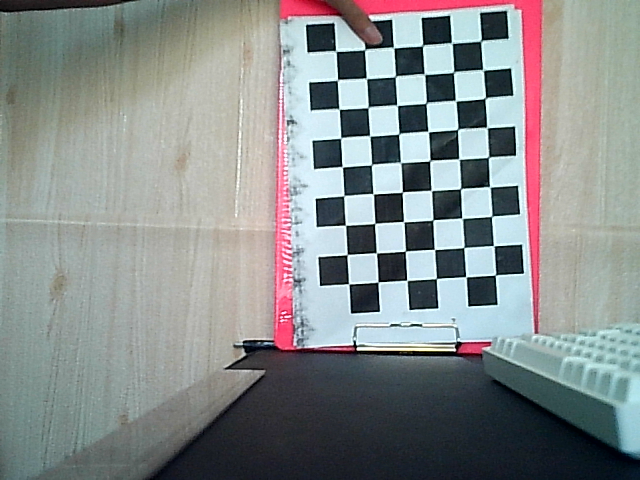
#> input picture foundImage3/chessboard0.png, 640 x 480 px; its folder holds 4 pictures in this run
$ python calibrate.py
#> lines starting #> are read from the running program, lines starting #| are printed output that depends on the picture
import numpy as np
import cv2 as cv
import glob
# termination criteria
criteria = (cv.TERM_CRITERIA_EPS + cv.TERM_CRITERIA_MAX_ITER, 30, 0.001)
# prepare object points, like (0,0,0), (1,0,0), (2,0,0) ....,(6,5,0)
objp = np.zeros((6*7,3), np.float32)
objp[:,:2] = np.mgrid[0:7,0:6].T.reshape(-1,2)
# Arrays to store object points and image points from all the images.
objpoints = [] # 3d point in real world space
imgpoints = [] # 2d points in image plane.

fx = []
fy = []
cx = []
cy = []

fx_avr = 0
fy_avr = 0
cx_avr = 0
cy_avr = 0

images = glob.glob('foundImage3/*.png')
for fname in images:
    img = cv.imread(fname)
#> img is the input picture: shape (480, 640, 3); mean B, G, R 140.3, 140.4, 135.3
    gray = cv.cvtColor(img, cv.COLOR_BGR2GRAY)
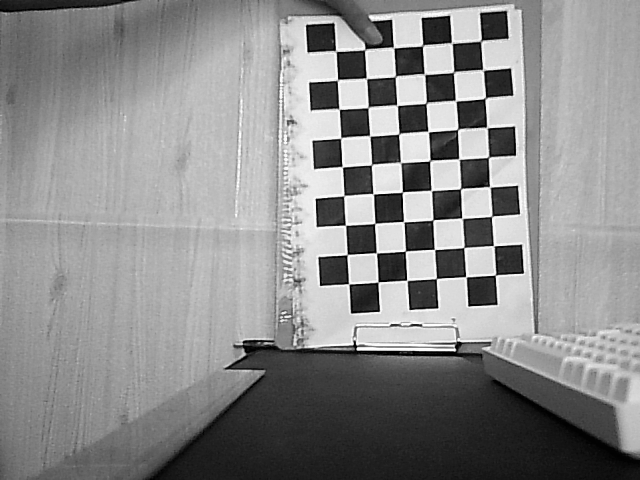
#> gray: shape (480, 640); min 0, max 255, mean 138.8
    # Find the chess board corners
    ret, corners = cv.findChessboardCorners(gray, (7,6), None)
#> ret = False; corners = None
    # If found, add object points, image points (after refining them)
    if ret == True:
        objpoints.append(objp)
        corners2 = cv.cornerSubPix(gray,corners, (11,11), (-1,-1), criteria)
        imgpoints.append(corners)
        ret, mtx, dist, rvecs, tvecs = cv.calibrateCamera(objpoints, imgpoints, gray.shape[::-1], None, None)
        print(mtx)
        fx.append(mtx[0][0])
        fy.append(mtx[1][1])
        cx.append(mtx[0][2])
        cy.append(mtx[1][2])
#> pass 2 of the loop `for fname in images:`:
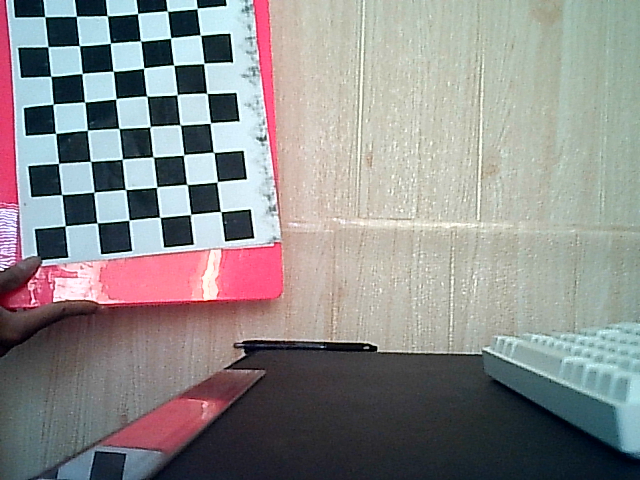
#> input picture foundImage3/chessboard100.png, 640 x 480 px
#> img is the input picture: shape (480, 640, 3); mean B, G, R 139.9, 140.1, 141.5
#> `gray = cv.cvtColor(img, cv.COLOR_BGR2GRAY)`:
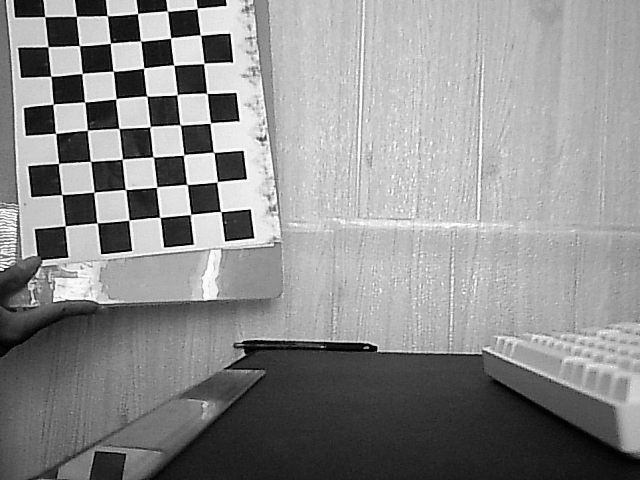
#> gray: shape (480, 640); min 0, max 255, mean 140.5
#> `ret, corners = cv.findChessboardCorners(gray, (7,6), None)`: ret = True; corners = 42 rows, first 8: [65.23, 225.8], [61.72, 194.5], [58.52, 163.5], [55.74, 133.5], [53.17, 104.3], [50.82, 76.31], [47.9, 46.74], [97.23, 222.9]
#> corners2 = 42 rows, first 8: [65.12, 225.7], [61.67, 194.5], [58.48, 163.3], [55.54, 133.4], [52.99, 104.1], [50.88, 76.37], [47.91, 46.63], [97.15, 222.8]
#> `ret, mtx, dist, rvecs, tvecs = cv.calibrateCamera(objpoints, imgpoints..`: ret = 0.534; mtx = [[1573.1, 0, 197.2], [0, 1578, 256], [0, 0, 1]]; dist = [[9.9, -455.4, 0.216, 0.0677, 7771.5]]; rvecs = ([0.0439, -0.291, -1.66],); tvecs = ([-4.11, -1.01, 49.91],)
#| [[1.57305436e+03 0.00000000e+00 1.97198563e+02]
#|  [0.00000000e+00 1.57797341e+03 2.56001432e+02]
#|  [0.00000000e+00 0.00000000e+00 1.00000000e+00]]
#> pass 3 of the loop `for fname in images:`:
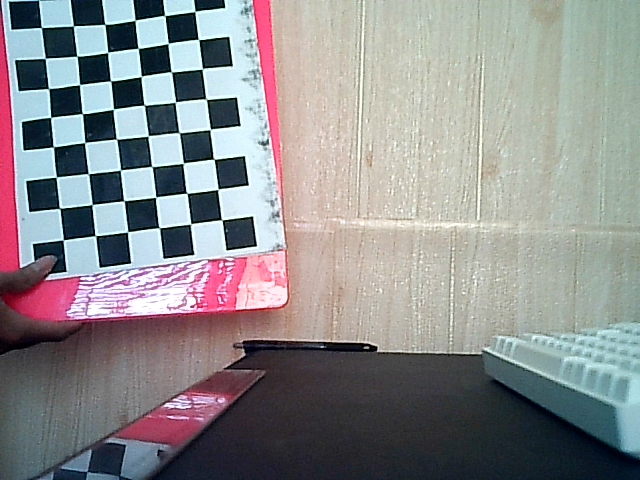
#> input picture foundImage3/chessboard108.png, 640 x 480 px
#> img is the input picture: shape (480, 640, 3); mean B, G, R 141.6, 140.7, 140.6
#> `gray = cv.cvtColor(img, cv.COLOR_BGR2GRAY)`:
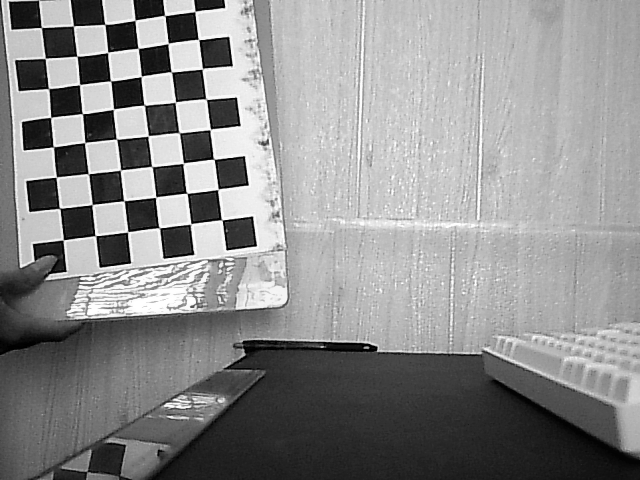
#> gray: shape (480, 640); min 0, max 255, mean 140.7
#> `ret, corners = cv.findChessboardCorners(gray, (7,6), None)`: ret = False; corners = None
#> the loop made 4 passes; the first 3 are shown
        # Draw and display the corners
        # cv.drawChessboardCorners(img, (7,6), corners2, ret)
        # cv.imshow('img', img)
        # cv.waitKey(500)
fx_avr = np.average(fx)
fy_avr = np.average(fy)
cx_avr = np.average(cx)
cy_avr = np.average(cy)
print("Fx: ", fx_avr)
print("Fy: ", fy_avr)
print("Cx: ", cx_avr)
print("Cy: ", cy_avr)

cv.destroyAllWindows()
